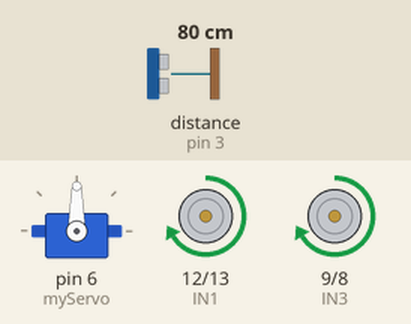
The sketch below on a simulated Arduino Uno, built with avr-gcc and run on an emulated ATmega328P. Shown: servo, motor-driver pin pairs drawn as motors (green arrow = first pin HIGH = forward, orange = second pin HIGH = backward, longer = more drive, scaled by the enable pin). Wiring (inferred from the names in the program): ultrasonic range finder: trigger pin 5; echo pin 3. The inputs (shaded band) are chosen by the test bench; at power-on: distance to the obstacle (sensor on pin 3) 80 cm. The echo pulse lasts 58.3 µs per cm; what the sketch prints to the serial monitor is not drawn.

Above: at 1.5 s.
1.6 s: distance to the obstacle (sensor on pin 3) set to 17 cm
3.5 s: distance to the obstacle (sensor on pin 3) set to 13 cm
At 4.3 s:
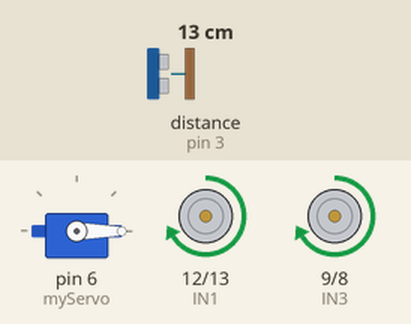
At 6.6 s:
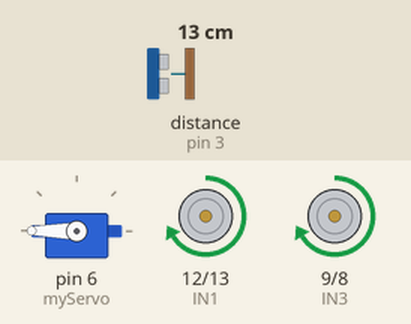
7.0 s: distance to the obstacle (sensor on pin 3) set to 18 cm
At 8.7 s:
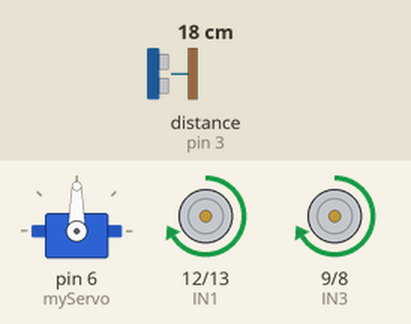
Timing chart, 0 to 10.4 s (numbered marks = the images above; inputs shaded):
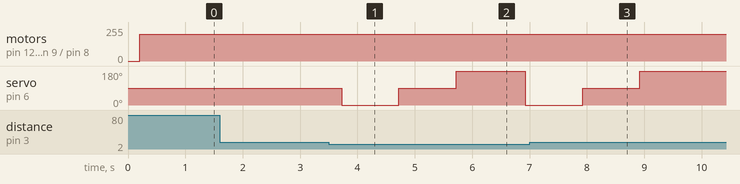

Measured:
- the behaviour switches between 16 and 15 cm on distance to the obstacle (sensor on pin 3) (found by bisection; images 0 and 1)
- after the input at 1.6 s, every drawn part: stays the same
- after the input at 3.5 s, servo on pin 6 (myServo): 90° → 0° after 0.22 s, → 90° 1.0 s later, → 180° 1.0 s later, → 0° 1.2 s later
- after the input at 7.0 s, servo on pin 6 (myServo): goes on until 8.9 s, then stays 180°

The sketch:

bIGBOY.ino
```cpp
#include <Servo.h>
Servo myServo;
int ENA = 11;
int IN1 = 12;
int IN2 = 13;
int IN3 = 9;
int IN4 = 8;
int ENB = 10;
int trig_pin = 5;
int echo = 3;
int servo = 6;
long distance;

void setup() {
  // put your setup code here, to run once:
  pinMode(ENA, OUTPUT);
  pinMode(IN1, OUTPUT);
  pinMode(IN2, OUTPUT);
  pinMode(IN3, OUTPUT);
  pinMode(IN4, OUTPUT);
  pinMode(ENB, OUTPUT);
  pinMode(echo, INPUT);
  pinMode(trig_pin, OUTPUT);
  myServo.attach(6);
  Serial.begin(9600);
  digitalWrite(trig_pin, LOW);
  digitalWrite(echo, LOW);
  myServo.write(90);
}

void moveforward(){
  digitalWrite(IN1, HIGH);
  digitalWrite(IN2, LOW);
  digitalWrite(IN3, HIGH);
  digitalWrite(IN4, LOW);
  analogWrite(ENA, 200);
  analogWrite(ENB, 200);
}

void moveback(){
  digitalWrite(IN1, LOW);
  digitalWrite(IN2, HIGH);
  digitalWrite(IN3, LOW);
  digitalWrite(IN4, HIGH);
  analogWrite(ENA, 200);
  analogWrite(ENB, 200);
}

void moveright(){
  digitalWrite(IN1, LOW);
  digitalWrite(IN2, HIGH);
  digitalWrite(IN3, HIGH);
  digitalWrite(IN4, LOW);
  analogWrite(ENA, 200);
  analogWrite(ENB, 150);
}

void moveleft(){
  digitalWrite(IN1, HIGH);
  digitalWrite(IN2, LOW);
  digitalWrite(IN3, LOW);
  digitalWrite(IN4, HIGH);
  analogWrite(ENA, 150);
  analogWrite(ENB, 200);
}

void mservo() {
  myServo.write(0);
  delay(1000);

  myServo.write(90);
  delay(1000);

  myServo.write(180);
  delay(1000);
}
void measure_distance(){
  digitalWrite(trig_pin, LOW);
  delayMicroseconds(2);
  digitalWrite(trig_pin, HIGH);
  delayMicroseconds(10);
  digitalWrite(trig_pin, LOW);

  long duration = pulseIn(echo, HIGH);
  distance = (duration / 2) * 0.0343;

  Serial.print("Distance ");
  Serial.print(distance);
  Serial.print(" cm,");

}

void stop_all() {

}
void loop() {
  // put your main code here, to run repeatedly:
  measure_distance();
  delay(200);
  if (distance > 15){
    moveforward();
    delay(500);
  }
    else{
      mservo();

    }


}
```
